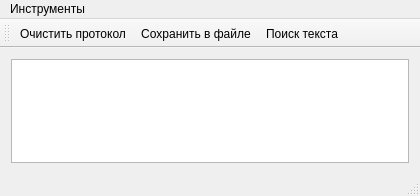
<?xml version="1.0" encoding="UTF-8"?>
<ui version="4.0">
 <class>TWinLogBook</class>
 <widget class="QMainWindow" name="TWinLogBook">
  <property name="geometry">
   <rect>
    <x>0</x>
    <y>0</y>
    <width>420</width>
    <height>196</height>
   </rect>
  </property>
  <property name="sizePolicy">
   <sizepolicy hsizetype="Preferred" vsizetype="Preferred">
    <horstretch>0</horstretch>
    <verstretch>0</verstretch>
   </sizepolicy>
  </property>
  <property name="focusPolicy">
   <enum>Qt::NoFocus</enum>
  </property>
  <property name="windowTitle">
   <string>Протокол Абонента МКСОД</string>
  </property>
  <property name="windowIcon">
   <iconset resource="IconsForMenu.qrc">
    <normaloff>:/1/Picture/Pic1.ico</normaloff>:/1/Picture/Pic1.ico</iconset>
  </property>
  <widget class="QWidget" name="centralWidget">
   <layout class="QGridLayout" name="gridLayout">
    <item row="0" column="0">
     <widget class="QTextEdit" name="TextProtocol">
      <property name="enabled">
       <bool>true</bool>
      </property>
     </widget>
    </item>
   </layout>
  </widget>
  <widget class="QMenuBar" name="menuBar">
   <property name="geometry">
    <rect>
     <x>0</x>
     <y>0</y>
     <width>420</width>
     <height>26</height>
    </rect>
   </property>
   <widget class="QMenu" name="menu_2">
    <property name="title">
     <string>Инструменты</string>
    </property>
    <addaction name="action_5"/>
    <addaction name="action_4"/>
    <addaction name="action"/>
   </widget>
   <addaction name="menu_2"/>
  </widget>
  <widget class="QToolBar" name="mainToolBar">
   <property name="enabled">
    <bool>true</bool>
   </property>
   <property name="iconSize">
    <size>
     <width>30</width>
     <height>30</height>
    </size>
   </property>
   <attribute name="toolBarArea">
    <enum>TopToolBarArea</enum>
   </attribute>
   <attribute name="toolBarBreak">
    <bool>false</bool>
   </attribute>
   <addaction name="action_5"/>
   <addaction name="action_4"/>
   <addaction name="action"/>
  </widget>
  <widget class="QStatusBar" name="statusBarMain"/>
  <action name="action_4">
   <property name="icon">
    <iconset resource="IconsForMenu.qrc">
     <normaloff>:/1/Picture/Save.png</normaloff>:/1/Picture/Save.png</iconset>
   </property>
   <property name="text">
    <string>Сохранить в файле</string>
   </property>
   <property name="toolTip">
    <string>Сохранить в файле</string>
   </property>
  </action>
  <action name="action_5">
   <property name="icon">
    <iconset resource="IconsForMenu.qrc">
     <normaloff>:/1/Picture/Clear.png</normaloff>:/1/Picture/Clear.png</iconset>
   </property>
   <property name="text">
    <string>Очистить протокол</string>
   </property>
   <property name="toolTip">
    <string>Очистить протокол</string>
   </property>
  </action>
  <action name="action">
   <property name="icon">
    <iconset resource="IconsForMenu.qrc">
     <normaloff>:/1/Picture/Find.png</normaloff>:/1/Picture/Find.png</iconset>
   </property>
   <property name="text">
    <string>Поиск текста</string>
   </property>
  </action>
 </widget>
 <layoutdefault spacing="6" margin="11"/>
 <resources>
  <include location="IconsForMenu.qrc"/>
 </resources>
 <connections/>
</ui>
